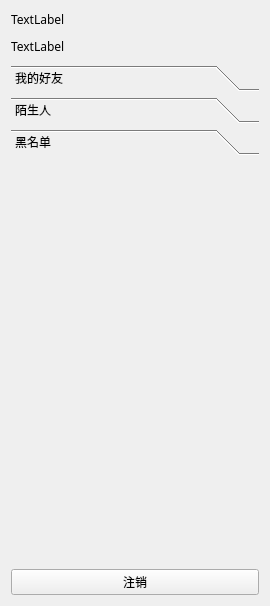
<?xml version="1.0" encoding="UTF-8"?>
<ui version="4.0">
 <class>MainWindows</class>
 <widget class="QWidget" name="MainWindows">
  <property name="geometry">
   <rect>
    <x>0</x>
    <y>0</y>
    <width>270</width>
    <height>606</height>
   </rect>
  </property>
  <property name="minimumSize">
   <size>
    <width>270</width>
    <height>500</height>
   </size>
  </property>
  <property name="maximumSize">
   <size>
    <width>270</width>
    <height>16777215</height>
   </size>
  </property>
  <property name="font">
   <font>
    <family>微软雅黑</family>
   </font>
  </property>
  <property name="windowTitle">
   <string>MainWindows</string>
  </property>
  <layout class="QVBoxLayout" name="verticalLayout">
   <item>
    <widget class="QLabel" name="labelUser">
     <property name="text">
      <string>TextLabel</string>
     </property>
    </widget>
   </item>
   <item>
    <widget class="QLabel" name="label_wis">
     <property name="minimumSize">
      <size>
       <width>200</width>
       <height>25</height>
      </size>
     </property>
     <property name="maximumSize">
      <size>
       <width>200</width>
       <height>25</height>
      </size>
     </property>
     <property name="text">
      <string>TextLabel</string>
     </property>
    </widget>
   </item>
   <item>
    <widget class="QToolBox" name="toolBox">
     <property name="contextMenuPolicy">
      <enum>Qt::CustomContextMenu</enum>
     </property>
     <property name="toolTipDuration">
      <number>-1</number>
     </property>
     <property name="currentIndex">
      <number>2</number>
     </property>
     <widget class="QWidget" name="page_friend">
      <property name="geometry">
       <rect>
        <x>0</x>
        <y>0</y>
        <width>252</width>
        <height>410</height>
       </rect>
      </property>
      <attribute name="label">
       <string>我的好友</string>
      </attribute>
     </widget>
     <widget class="QWidget" name="page_other">
      <property name="geometry">
       <rect>
        <x>0</x>
        <y>0</y>
        <width>252</width>
        <height>410</height>
       </rect>
      </property>
      <attribute name="label">
       <string>陌生人</string>
      </attribute>
     </widget>
     <widget class="QWidget" name="page">
      <attribute name="label">
       <string>黑名单</string>
      </attribute>
     </widget>
    </widget>
   </item>
   <item>
    <widget class="QPushButton" name="pushButton_2">
     <property name="text">
      <string>注销</string>
     </property>
    </widget>
   </item>
  </layout>
 </widget>
 <layoutdefault spacing="6" margin="11"/>
 <tabstops>
  <tabstop>pushButton_2</tabstop>
 </tabstops>
 <resources/>
 <connections/>
</ui>
